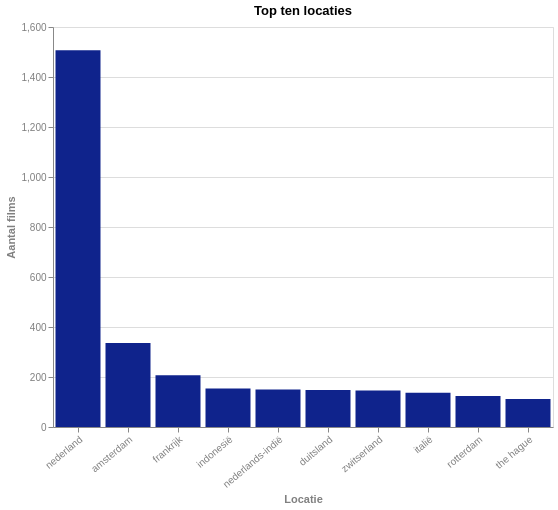

The specification (Vega-Lite) saved for this image:
### Vega-Lite specification from a JSON file in a GitHub repository (floating-point values rounded to 4 significant figures)
{"$schema": "https://vega.github.io/schema/vega-lite/v5.json", "title": "Top ten locaties", "description": "Distributie van films over de top tien locaties. NB: locaties zijn nog niet gestandardiseerd, dus een locatie wordt per schrijfwijze geteld", "width": 500, "height": 400, "data": {"values": [{"Location": "nederland", "Number of films": 1507}, {"Location": "amsterdam", "Number of films": 336}, {"Location": "frankrijk", "Number of films": 207}, {"Location": "indonesië", "Number of films": 154}, {"Location": "nederlands-indië", "Number of films": 150}, {"Location": "duitsland", "Number of films": 148}, {"Location": "zwitserland", "Number of films": 146}, {"Location": "italië", "Number of films": 137}, {"Location": "rotterdam", "Number of films": 124}, {"Location": "the hague", "Number of films": 112}]}, "mark": {"type": "bar", "binSpacing": 1, "tooltip": true}, "encoding": {"x": {"field": "Location", "type": "nominal", "title": "Locatie", "sort": "-y"}, "y": {"field": "Number of films", "type": "quantitative", "title": "Aantal films"}, "color": {"value": "#0F238C"}}, "config": {"countTitle": "Aantal", "axisX": {"labelAngle": -40, "titleColor": "grey", "labelColor": "grey"}, "axisY": {"titleColor": "grey", "labelColor": "grey"}}}
